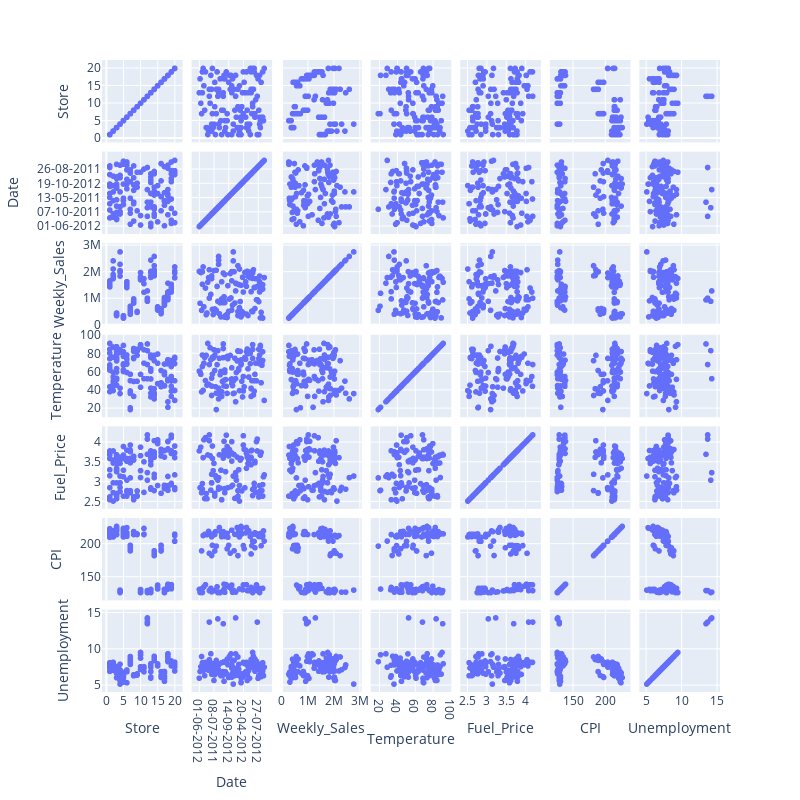

Notebook cell for this chart:
### Code cell
px.scatter_matrix(data.drop('Holiday_Flag', axis=1).sort_values(by='Date'),
                  width=800, height=800)

### Figure 1 — Plotly figure (JSON) as saved in the notebook; plotly's stock layout.template omitted (floating-point values rounded to 4 significant figures; data arrays with more than 128 entries replaced by an {"elided": "..."} marker saying what was removed)
{"data": [{"dimensions": [{"axis": {"matches": true}, "label": "Store", "values": {"elided": "150 int values"}}, {"axis": {"matches": true}, "label": "Date", "values": {"elided": "150 str values"}}, {"axis": {"matches": true}, "label": "Weekly_Sales", "values": {"elided": "150 float values"}}, {"axis": {"matches": true}, "label": "Temperature", "values": {"elided": "150 float values"}}, {"axis": {"matches": true}, "label": "Fuel_Price", "values": {"elided": "150 float values"}}, {"axis": {"matches": true}, "label": "CPI", "values": {"elided": "150 float values"}}, {"axis": {"matches": true}, "label": "Unemployment", "values": {"elided": "150 float values"}}], "hovertemplate": "%{xaxis.title.text}=%{x}<br>%{yaxis.title.text}=%{y}<extra></extra>", "legendgroup": "", "marker": {"color": "#636efa", "symbol": "circle"}, "name": "", "showlegend": false, "type": "splom"}], "layout": {"dragmode": "select", "height": 800, "legend": {"tracegroupgap": 0}, "margin": {"t": 60}, "width": 800}}
